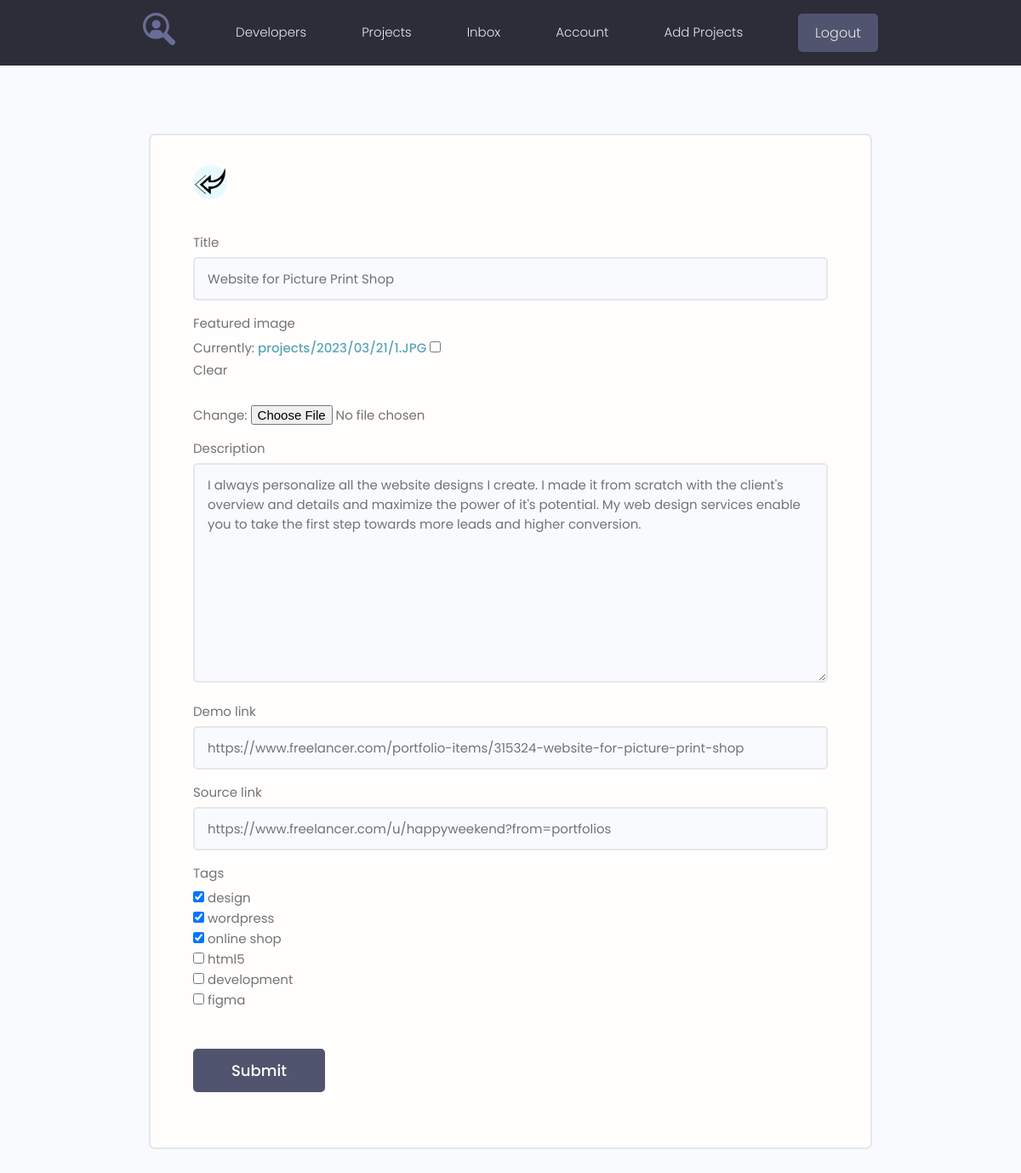
The app's page /projects/update_project/1/ (signed in), older data.
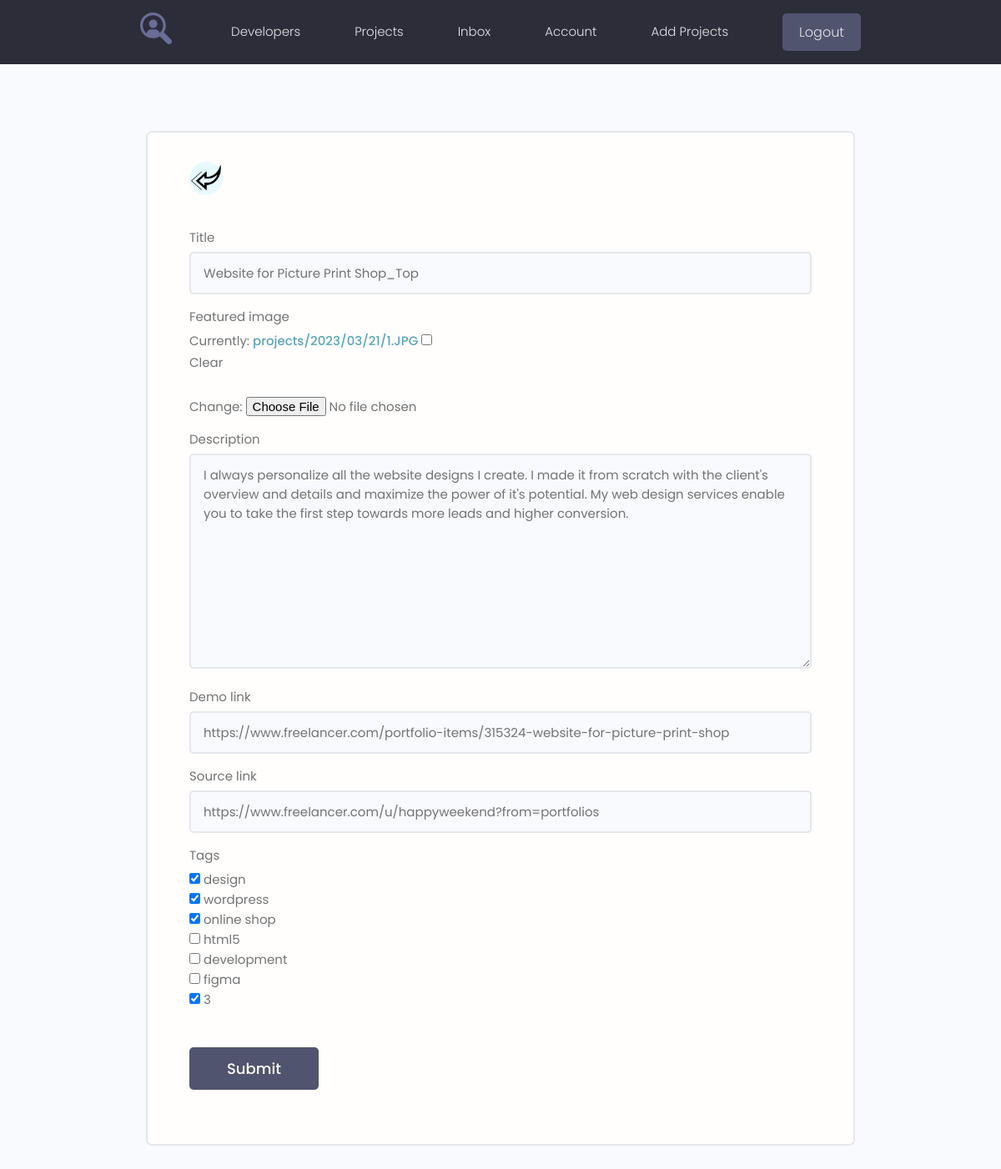
The same page, newer data.
### projects/models.py (models this page shows, shortened)
class Project(models.Model):
    owner = models.ForeignKey(Profile, on_delete=models.SET_NULL, null=True, blank=True)
    title = models.CharField(max_length=200) # Название самого какого то проекта
    description = models.TextField(null=True, blank=True) # Поле по больше(Пустое поле, по умолчанию null)
    featured_image = models.ImageField(null=True, blank=True, upload_to='projects/%Y/%m/%d/', default='default.jpg') # Поле для изображения, поле будет заполняться динамически. upload_to - указывает по какому пути будет загружаться изображение. default='default.jpg' не указываем путь к папке, значит она должна лежать в медиа.
    demo_link = models.CharField(max_length=2000, null=True, blank=True) # будет два перехода
    source_link = models.CharField(max_length=2000, null=True, blank=True)
    tags = models.ManyToManyField('Tag', blank=True)
    vote_total = models.IntegerField(default=0, null=True, blank=True) # для подсчёта кол-ва процентов
    vote_ratio = models.IntegerField(default=0, null=True, blank=True) # для подсчёта кол-ва
    created = models.DateTimeField(auto_now_add=True)  # Дата создания какого-то проекта.

### projects/views.py (the view, shortened to what this page needs)
# urls.py: path('update_project/<str:pk>/', views.update_project, name='update_project'), # Путь для кнопки обновить проект.
@login_required(login_url='login')
def update_project(request, pk):
    profile = request.user.profile
    project = profile.project_set.get(id=pk)  # нужно получить данные по профилю пользователя.
    form = ProjectForm(instance=project)
    context = {
        'form': form,
        'project': project
    }
    return render(request, 'projects/form-template.html', context)

### projects/forms.py
class ProjectForm(ModelForm):
    class Meta: # Что бы конкретно что-то выводилось на нашу страницу, какие поля попадали в элементы формы, нужен класс Meta.
        model = Project # Данные будем брать из модели Project
        fields = ['title', 'featured_image', 'description', 'demo_link', 'source_link', 'tags'] # какие поля попадут в форму
        widgets = {
            'tags': forms.CheckboxSelectMultiple()  # Вывел Checkbox поле теги
        }
    def __init__(self, *args, **kwargs):
        super().__init__(*args, **kwargs) # наследуемся от ModelForm
        for name, field in self.fields.items():
            field.widget.attrs.update({'class': 'input'})

### projects/models.py (called while the page is built)
    def __str__(self):
        return self.name

### projects/templates/projects/form-template.html (shortened to what this page needs)
{% extends 'projects/base.html' %}
{% block content %}
{% load static %}
    <main class="formPage my-xl">
        <div class="content-box">
            <div class="formWrapper">
                <a class="backButton" href="{% url 'account' %}"><img src="{% static 'images/left.png' %}" alt="left"></a>
                <br>
                <form class="form" method="POST" enctype="multipart/form-data">
                    {% for field in form %}
                    <div class="form__field">
                        <label for="formInput#text">{{ field.label }}</label>
                        {{ field }}
                    </div>
                    {% endfor %}
                    <input class="btn btn--sub btn--lg  my-md" type="submit" value="Submit" />
                </form>
            </div>
        </div>
    </main>
{% endblock %}

Row changes from the older to the newer data that the page shows:
changed Project "https://www.freelancer.com/portfolio-items/315324-website-for-picture-print-shop": title "Website for Picture Print Shop" → "Website for Picture Print Shop_Top"
Text that changed along with them:
form field tags: "☑ ☑ ☑ ☐ ☐ ☐" → "☑ ☑ ☑ ☐ ☐ ☐ ☑"
text no longer shown: "design wordpress online shop html5 development figma"
text now shown: "design wordpress online shop html5 development figma 3"
